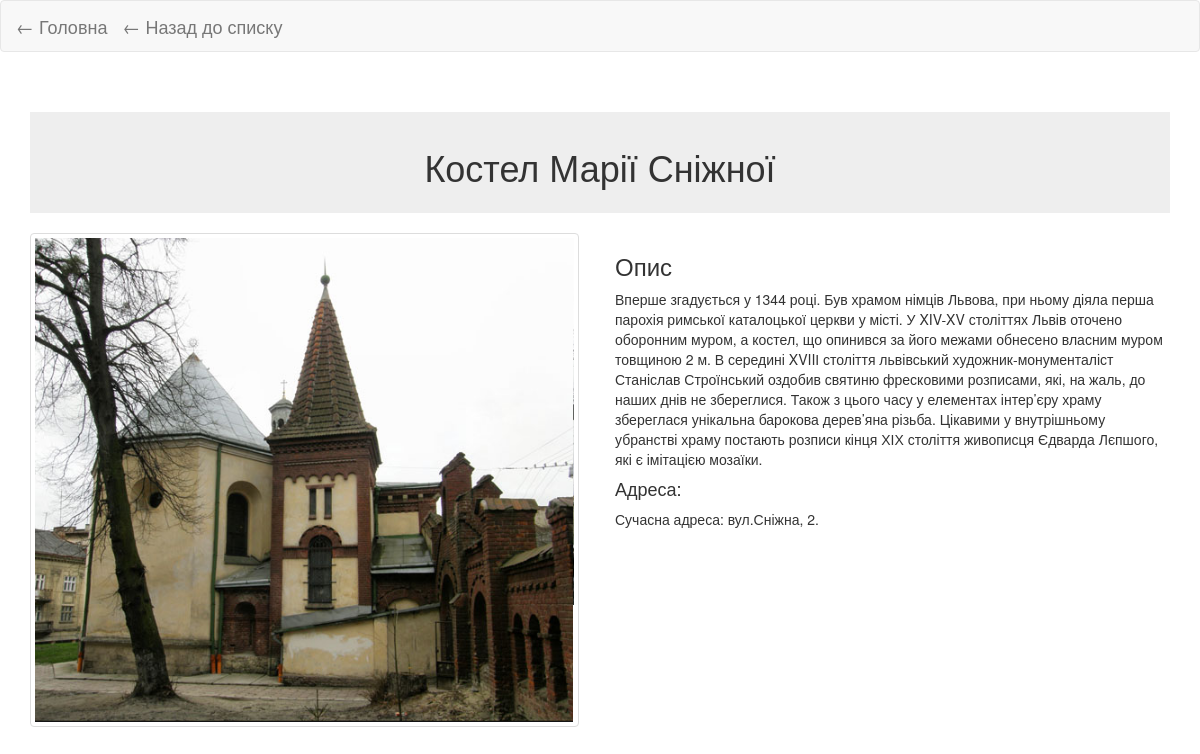
The app's page /obj/1/ with its own data.
### lvivarc/models.py (models this page shows, shortened)
class  ArcObj(models.Model):
    objName = models.CharField(max_length=100)
    objType = models.ForeignKey(ArcType, on_delete=models.CASCADE, default=1)
    descr = models.TextField()
    image = models.ImageField(upload_to="", blank=True)
    curAddr = models.CharField(max_length=60)

### lvivarc/views.py (the view)
# urls.py: re_path(r'^obj/(?P<obj_id>\d+)/', views.arcobj, name="arcobj"),
def arcobj(request, obj_id):
    obj = get_object_or_404(ArcObj, id=obj_id)
    return render(request, "arcobj.html", {"obj": obj})

### lvivarc/templates/arcobj.html (shortened to what this page needs)
<!DOCTYPE html>
<html lang="uk">
<head>
    {% load static %}
    <link rel="stylesheet" href="https://maxcdn.bootstrapcdn.com/bootstrap/3.3.7/css/bootstrap.min.css">
</head>
<body>
<nav class="navbar navbar-default">
    <div class="container-fluid">
        <div class="navbar-header">
            <a class="navbar-brand" href="{% url 'index' %}">← Головна</a>
            <a class="navbar-brand" href="{% url 'arclist' obj.objType.id %}">← Назад до списку</a>
        </div>
    </div>
</nav>
<div class="container">
    <div class="page-header text-center" style="background-color: #eeeeee; padding: 15px;">
        <h1>{{ obj.objName }}</h1>
    </div>
    <div class="row">
        <div class="col-md-6">
            {% if obj.image %}
                <img src="{% static 'media/' %}{{ obj.image.name|urlencode }}"
                     alt="{{ obj.objName }}"
                     class="img-responsive img-thumbnail">
            {% else %}
                <p><i>Фото відсутнє</i></p>
            {% endif %}
        </div>
        <div class="col-md-6">
            <h3>Опис</h3>
            <p>{{ obj.descr }}</p>
            <h4>Адреса:</h4>
            <p>{{ obj.curAddr }}</p>
        </div>
    </div>
</div>
</body>
</html>

### records on screen
ArcObj: objName "Костел Марії Сніжної", image.name|urlencode (picture), descr "Вперше згадується у 1344 році. Був храмом німців Львова, при ньому діяла перша парохія римської каталоцької церкви у місті. У XIV-XV століттях Львів оточено оборонним муром, а костел, що опинився за його межами обнесено власним муром товщиною 2 м. В середині XVIIІ століття львівський художник-монументаліст Станіслав Строїнський оздобив святиню фресковими розписами, які, на жаль, до наших днів не збереглися. Також з цього часу у елементах інтер’єру храму збереглася унікальна барокова дерев’яна різьба. Цікавими у внутрішньому убранстві храму постають розписи кінця ХІХ століття живописця Єдварда Лєпшого, які є імітацією мозаїки.", curAddr "Сучасна адреса: вул.Сніжна, 2."
